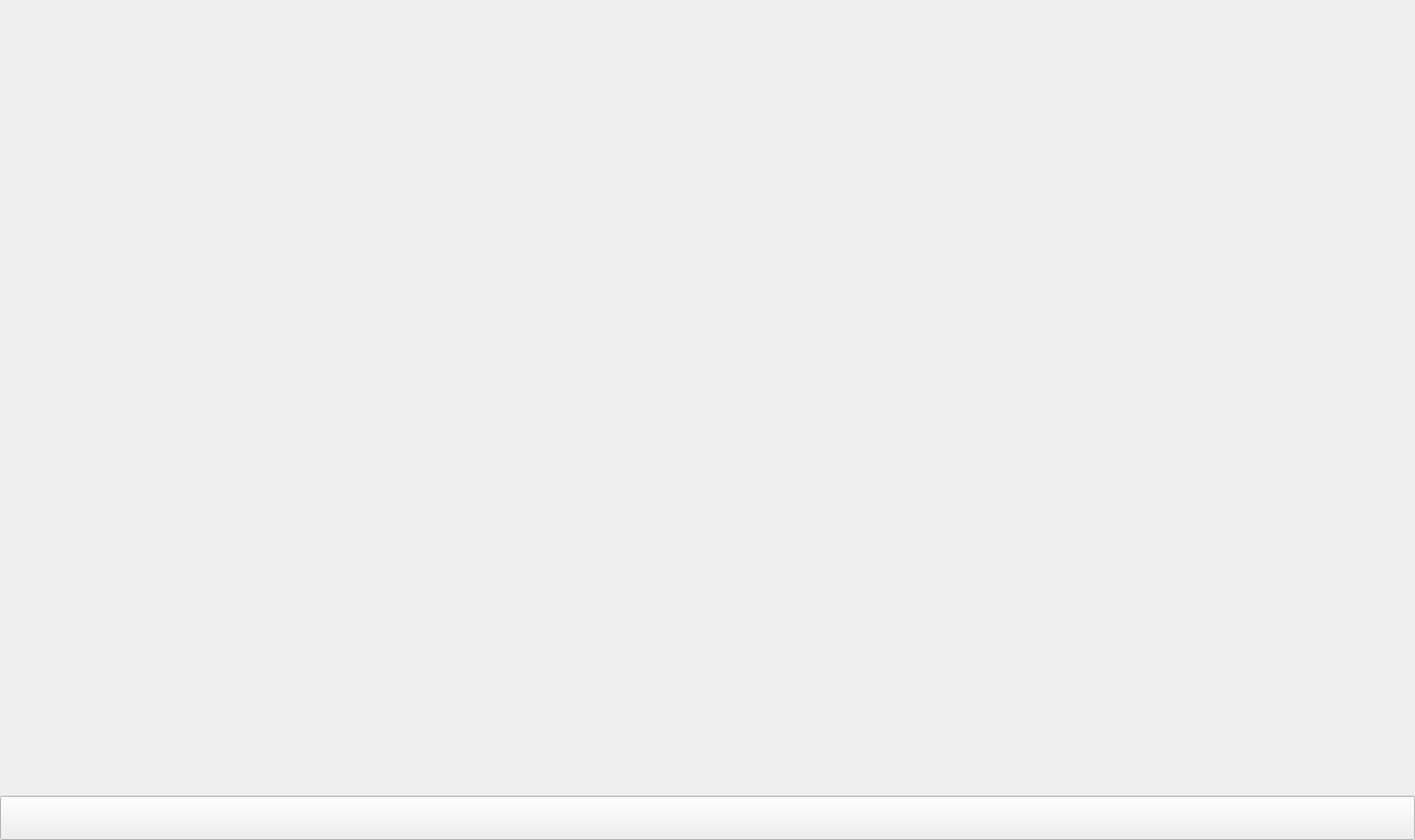
<?xml version="1.0" encoding="UTF-8"?>
<ui version="4.0">
 <class>LoginVedio0</class>
 <widget class="QWidget" name="LoginVedio0">
  <property name="geometry">
   <rect>
    <x>0</x>
    <y>0</y>
    <width>1600</width>
    <height>950</height>
   </rect>
  </property>
  <property name="sizePolicy">
   <sizepolicy hsizetype="Fixed" vsizetype="Fixed">
    <horstretch>0</horstretch>
    <verstretch>0</verstretch>
   </sizepolicy>
  </property>
  <property name="minimumSize">
   <size>
    <width>1600</width>
    <height>950</height>
   </size>
  </property>
  <property name="maximumSize">
   <size>
    <width>1600</width>
    <height>950</height>
   </size>
  </property>
  <property name="windowTitle">
   <string>Form</string>
  </property>
  <widget class="QPushButton" name="btn0">
   <property name="geometry">
    <rect>
     <x>0</x>
     <y>900</y>
     <width>1600</width>
     <height>50</height>
    </rect>
   </property>
   <property name="minimumSize">
    <size>
     <width>1600</width>
     <height>50</height>
    </size>
   </property>
   <property name="maximumSize">
    <size>
     <width>1600</width>
     <height>50</height>
    </size>
   </property>
   <property name="text">
    <string/>
   </property>
  </widget>
 </widget>
 <resources/>
 <connections/>
</ui>
